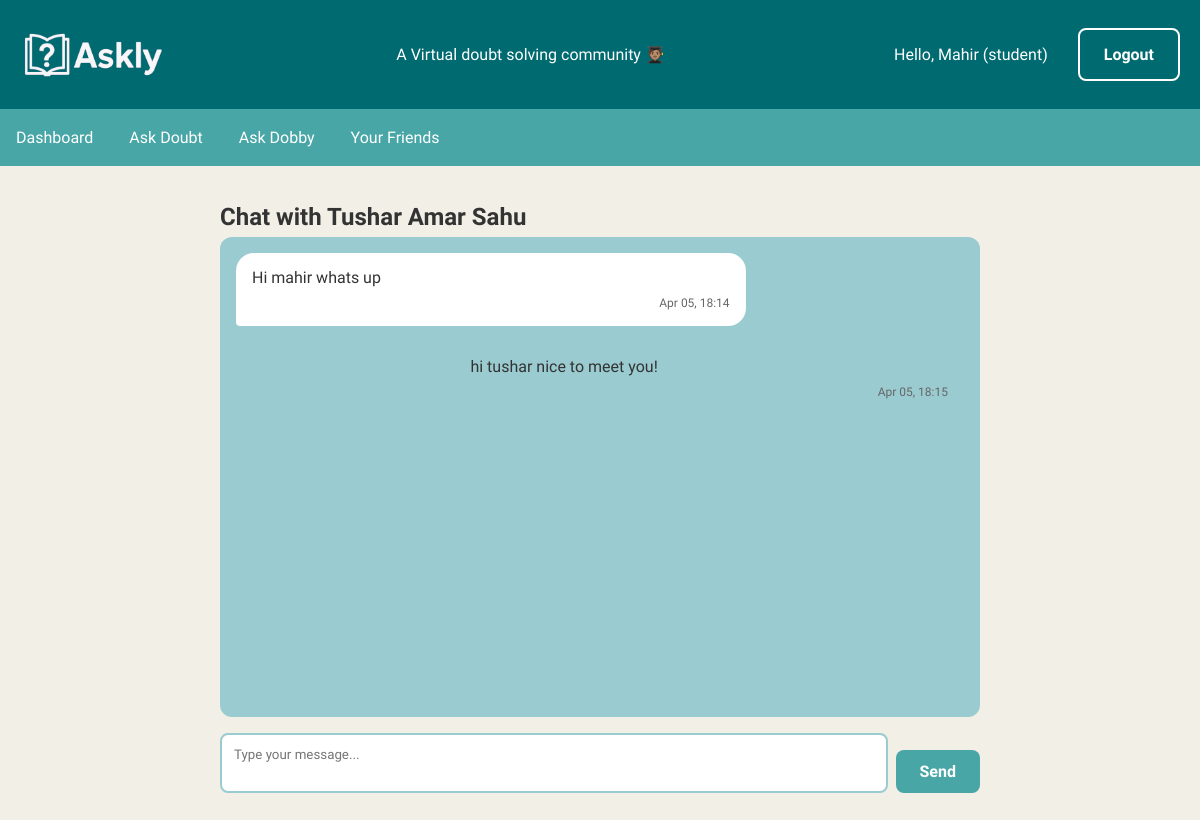
Screenshot of /chat/4 (signed in) with the database file from the repository.
### app.py (models this page shows, shortened)
class User(db.Model):
    id = db.Column(db.Integer, primary_key=True)
    name = db.Column(db.String(100), nullable=False)
    email = db.Column(db.String(100), unique=True, nullable=False)
    password = db.Column(db.String(100), nullable=False)
    role = db.Column(db.String(20), default='student')  # 'student', 'teacher' or 'senior'
    points = db.Column(db.Integer, default=0)
    doubts_posted = db.Column(db.Integer, default=0)
    doubts = db.relationship('Doubt', backref='author', lazy=True)
    solutions = db.relationship('Solution', backref='solver', lazy=True)
    votes = db.relationship('Vote', backref='voter', lazy=True)
    comments = db.relationship('Comment', backref='commenter', lazy=True)

class ChatMessage(db.Model):
    id = db.Column(db.Integer, primary_key=True)
    sender_id = db.Column(db.Integer, db.ForeignKey('user.id'), nullable=False)
    receiver_id = db.Column(db.Integer, db.ForeignKey('user.id'), nullable=False)
    message = db.Column(db.Text, nullable=False)
    created_at = db.Column(db.DateTime, default=datetime.utcnow)
    read = db.Column(db.Boolean, default=False)
    sender = db.relationship('User', foreign_keys=[sender_id])
    receiver = db.relationship('User', foreign_keys=[receiver_id])

### app.py (the view)
@app.route('/chat/<int:friend_id>')
@login_required
def chat(friend_id):
    friendship1 = FriendRequest.query.filter_by(
        sender_id=session['user_id'],
        receiver_id=friend_id,
        status='accepted'
    ).first()
    friendship2 = FriendRequest.query.filter_by(
        sender_id=friend_id,
        receiver_id=session['user_id'],
        status='accepted'
    ).first()
    if not friendship1 and not friendship2:
        flash('You can only chat with friends', 'error')
        return redirect(url_for('student_community'))
    friend = User.query.get_or_404(friend_id)
    messages = ChatMessage.query.filter(
        ((ChatMessage.sender_id == session['user_id']) & (ChatMessage.receiver_id == friend_id)) |
        ((ChatMessage.sender_id == friend_id) & (ChatMessage.receiver_id == session['user_id']))
    ).order_by(ChatMessage.created_at).all()
    return render_template('chat.html', friend=friend, messages=messages)

### app.py (called while the page is built)
def login_required(f):
    @wraps(f)
    def decorated_function(*args, **kwargs):
        if 'email' not in session:
            flash('Please login to view this page', 'error')
            return redirect(url_for('login'))
        return f(*args, **kwargs)
    return decorated_function

### templates/chat.html (shortened to what this page needs)
{% extends "base.html" %}
{% block content %}
<div class="chat-container">
    <h2>Chat with {{ friend.name }}</h2>
    <div class="chat-messages">
        {% for message in messages %}
        <div class="message {% if message.sender_id == session.user_id %}sent{% else %}received{% endif %}">
            <p>{{ message.message }}</p>
            <small>{{ message.created_at.strftime('%b %d, %H:%M') }}</small>
        </div>
        {% endfor %}
    </div>
    <form method="POST" action="{{ url_for('send_message', receiver_id=friend.id) }}" class="message-form">
        <textarea name="message" placeholder="Type your message..." required></textarea>
        <button type="submit" class="btn send-btn">Send</button>
    </form>
</div>
{% endblock %}

### templates/base.html (shortened to what this page needs)
<!DOCTYPE html>
<html lang="en">
<head>
    <link rel="stylesheet" href="https://cdnjs.cloudflare.com/ajax/libs/font-awesome/6.7.2/css/all.min.css" />
    <link rel="stylesheet" href="{{ url_for('static', filename='style.css') }}">
</head>
<body>
    <header>
        <div class="header-container">
            <img src="{{url_for('static', filename= 'Askly logo main 1.png')}}" alt="Askly Logo" class="logo" style="height: 50px; ">
            <p>A Virtual doubt solving community 🧑🏽‍🎓</p>
            <div class="user-info">
                {% if 'email' in session %}
                    <span>Hello, {{ session.name }} ({{ session.role }})</span>
                    <br><br><br>
                    <a href="{{ url_for('logout') }}" class="logout-btn">Logout</a>
                {% endif %}
            </div>
        </div>
    </header>
    <nav>
        {% if 'email' in session %}
            {% if session.role == 'teacher' or session.role == 'senior' %}
                <a href="{{ url_for('teacher_dashboard') }}">Teacher Dashboard</a>
            {% else %}
                <a href="{{ url_for('dashboard') }}">Dashboard</a>
                <a href="{{ url_for('ask_doubt') }}">Ask Doubt</a>
                <a href="{{ url_for('dobby') }}">Ask Dobby</a>
                <a href="{{ url_for('student_community') }}">Your Friends</a>
            {% endif %}
        {% endif %}
    </nav>
    <main>
        {% block content %}{% endblock %}
    </main>
</body>

### static/style.css (style rules this page uses)
* { margin: 0; padding: 0; box-sizing: border-box; font-family: "National Park", sans-serif; }
body { background-color: #F2EFE7; color: #333; line-height: 1.6; }
header { background-color: #006A71; color: white; padding: 1rem 0; }
.header-container { max-width: 1200px; margin: 0 auto; display: flex; justify-content: space-between; align-items: center; padding: 0 20px; }
.user-info { display: flex; align-items: center; gap: 15px; }
nav { background-color: #48A6A7; padding: 0.5rem 0; }
nav a { color: white; text-decoration: none; padding: 0.5rem 1rem; display: inline-block; transition: background-color 0.3s; }
main { max-width: 1200px; margin: 2rem auto; padding: 0 20px; }
.btn { display: inline-block; background-color: #006A71; color: white; padding: 0.75rem 1.5rem; border: none; border-radius: 4px; cursor: pointer; text-decoration: none; font-size: 1rem; transition: background-color 0.3s; }
.btn { display: inline-block; background-color: #006A71; color: white; padding: 0.75rem 1.5rem; border: none; border-radius: 8px; cursor: pointer; text-decoration: none; font-weight: 600; transition: all 0.3s; margin-top: 0.5rem; }
.logout-btn { display: inline-block; background-color: #006A71; color: white; padding: 0.75rem 1.5rem; border: 2px white solid; border-radius: 8px; cursor: pointer; text-decoration: none; font-weight: 600; transition: all 0.3s; }
.chat-container { padding: 1.5rem; }
.message { margin-bottom: 1rem; }
.btn { display: inline-block; background-color: #006A71; color: white; padding: 0.75rem 1.5rem; border: none; border-radius: 8px; cursor: pointer; text-decoration: none; font-weight: 600; transition: all 0.3s; }
.chat-container { max-width: 800px; margin: 2rem auto; padding: 0 20px; }
.chat-messages { height: 60vh; overflow-y: auto; margin-bottom: 1rem; padding: 1rem; background-color: #9ACBD0; border-radius: 12px; }
.message { max-width: 70%; padding: 0.75rem 1rem; margin-bottom: 1rem; border-radius: 18px; }
.message.sent { background-color: #9ACBD0; margin-left: auto; border-bottom-right-radius: 4px; }
.message.received { background-color: white; margin-right: auto; border-bottom-left-radius: 4px; }
.message small { display: block; text-align: right; font-size: 0.75rem; color: #666; margin-top: 0.25rem; }
.message-form { display: flex; gap: 0.5rem; }
.message-form textarea { flex: 1; padding: 0.75rem; border: 2px solid #9ACBD0; border-radius: 8px; min-height: 60px; resize: none; }
.send-btn { background-color: #48A6A7; align-self: flex-end; height: fit-content; }

### rows the page displays
User: role "student", name "Tushar Amar Sahu"
ChatMessage: message "Hi mahir whats up", created_at "Apr 05, 18:14"
ChatMessage: message "hi tushar nice to meet you!", created_at "Apr 05, 18:15"

### other values shown
{{ session.name }} "Mahir"
